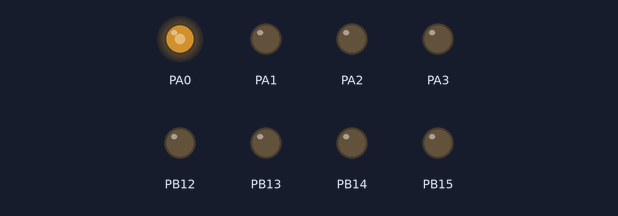
Bench run of a sketch on a simulated STM32 Blue Pill. Parts: output pins drawn as LEDs (lit = HIGH).

Above: at 0.6 s.
At 3.6 s:
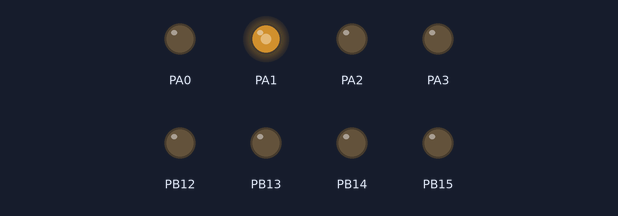
At 6.6 s:
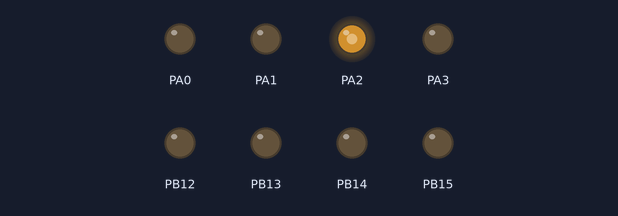
At 12.6 s:
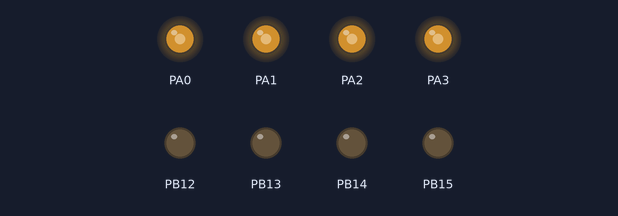
At 21.1 s:
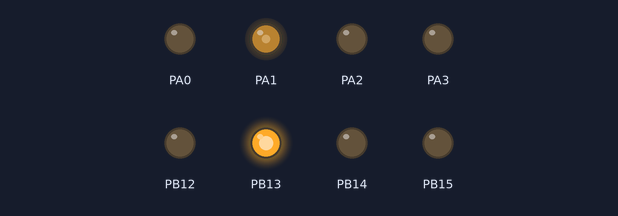
At 30.6 s:
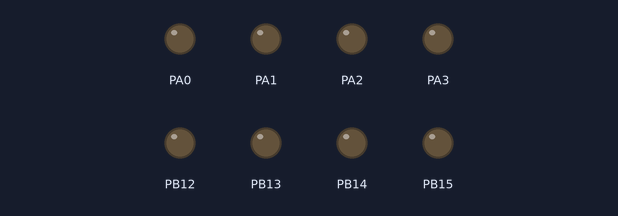
Timing chart, 0 to 40.0 s (numbered marks = the images above):
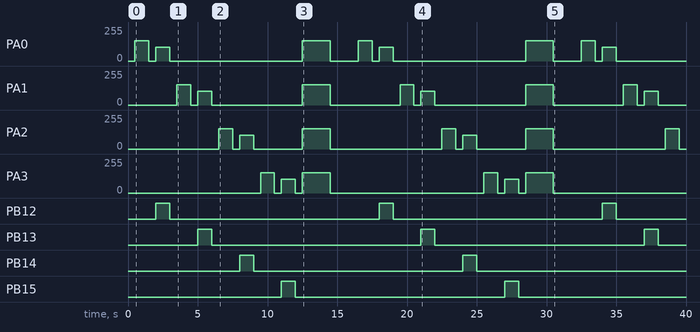

Measured:
- by itself, PA0: repeats every 16.0 s: 0/255 0.50 s, 102/255 1.0 s, 0/255 9.5 s, 153/255 2.0 s, 0/255 2.0 s, 153/255 1.0 s
- by itself, PA1: repeats every 16.0 s: 0/255 0.50 s, 102/255 1.0 s, 0/255 6.5 s, 153/255 2.0 s, 0/255 5.0 s, 153/255 1.0 s
- by itself, PA2: repeats every 16.0 s: 0/255 0.50 s, 102/255 1.0 s, 0/255 3.5 s, 153/255 2.0 s, 0/255 8.0 s, 153/255 1.0 s
- by itself, PA3: 0/255 → 153/255 at 9.5 s, → 0/255 1.0 s later, → 102/255 0.50 s later, → 0/255 1.0 s later, … (12 changes in this stretch)
- by itself, PB12–15: alternates HIGH for 1.0 s and LOW for 15.0 s

The sketch:

test_motor.ino
```cpp
/* ==========================================================================
 * CRTC2026 超威战队 — 四路电机接线测试（Arduino IDE + STM32duino）
 *
 * 用法：Arduino IDE 里选择 STM32F103C8（BluePill）开发板，
 *       下载方式选 ST-Link，直接上传本文件。
 *
 * 硬件前提：两片驱动板的 STBY 都接了 3.3V，VM 接 7.4V 母线，GND 共地。
 * ========================================================================== */

/* 编号约定：M1 左前、M2 左后、M3 右前、M4 右后 */
struct Motor {
  int pwmPin;   /* 调速脚（PWM） */
  int dirPin;   /* 方向脚（普通 GPIO） */
};

Motor motors[4] = {
  { PA0, PB12 },   /* M1 左前：驱动板 #1 A 通道 */
  { PA1, PB13 },   /* M2 左后：驱动板 #1 B 通道 */
  { PA2, PB14 },   /* M3 右前：驱动板 #2 A 通道 */
  { PA3, PB15 },   /* M4 右后：驱动板 #2 B 通道 */
};

/**
 * 设置单个电机
 * duty: -100 ~ +100，负数反转，0 停转
 *
 * 反转时方向脚拉高，电机两端电压变成 (d - 1)，
 * 所以占空比要写成 (255 - |duty| 对应的值)，转速才与 |duty| 成正比。
 */
void motorSet(const Motor &m, int duty) {
  duty = constrain(duty, -100, 100);
  if (duty >= 0) {
    digitalWrite(m.dirPin, LOW);
    analogWrite(m.pwmPin, duty * 255 / 100);
  } else {
    digitalWrite(m.dirPin, HIGH);
    analogWrite(m.pwmPin, 255 - (255 * (-duty) / 100));
  }
}

void setup() {
  for (int i = 0; i < 4; i++) {
    pinMode(motors[i].pwmPin, OUTPUT);
    pinMode(motors[i].dirPin, OUTPUT);
    digitalWrite(motors[i].dirPin, LOW);
    analogWrite(motors[i].pwmPin, 0);
  }
  delay(500);
}

void loop() {
  /* 第一轮：逐个电机 正转 1s → 停 0.5s → 反转 1s → 停 0.5s */
  for (int i = 0; i < 4; i++) {
    motorSet(motors[i],  60);  delay(1000);
    motorSet(motors[i],   0);  delay(500);
    motorSet(motors[i], -60);  delay(1000);
    motorSet(motors[i],   0);  delay(500);
  }

  /* 第二轮：四个一起正转 2s，再一起停 2s */
  for (int i = 0; i < 4; i++) motorSet(motors[i], 60);
  delay(2000);
  for (int i = 0; i < 4; i++) motorSet(motors[i], 0);
  delay(2000);
}
```
